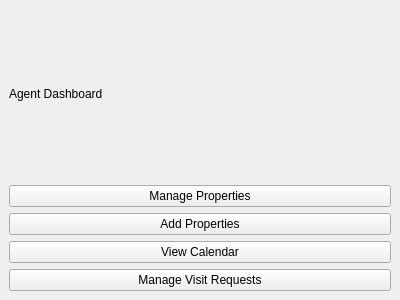
<?xml version="1.0" encoding="UTF-8"?>
<ui version="4.0">
 <class>AgentMainView</class>
 <widget class="QMainWindow" name="AgentMainView">
  <property name="geometry">
   <rect>
    <x>0</x>
    <y>0</y>
    <width>400</width>
    <height>300</height>
   </rect>
  </property>
  <property name="windowTitle">
   <string>Agent Dashboard</string>
  </property>
  <widget class="QWidget" name="centralwidget">
   <layout class="QVBoxLayout" name="verticalLayout">
    <item>
     <widget class="QLabel" name="dashboard_label">
      <property name="text">
       <string>Agent Dashboard</string>
      </property>
     </widget>
    </item>
    <item>
     <widget class="QPushButton" name="view_properties_button">
      <property name="text">
       <string>Manage Properties</string>
      </property>
     </widget>
    </item>
    <item>
     <widget class="QPushButton" name="add_properties_button">
      <property name="text">
       <string>Add Properties</string>
      </property>
     </widget>
    </item>
    <item>
     <widget class="QPushButton" name="view_calendar_button">
      <property name="text">
       <string>View Calendar</string>
      </property>
     </widget>
    </item>
    <item>
     <widget class="QPushButton" name="manage_visits_button">
      <property name="text">
       <string>Manage Visit Requests</string>
      </property>
     </widget>
    </item>
   </layout>
  </widget>
 </widget>
 <resources/>
 <connections/>
</ui>
